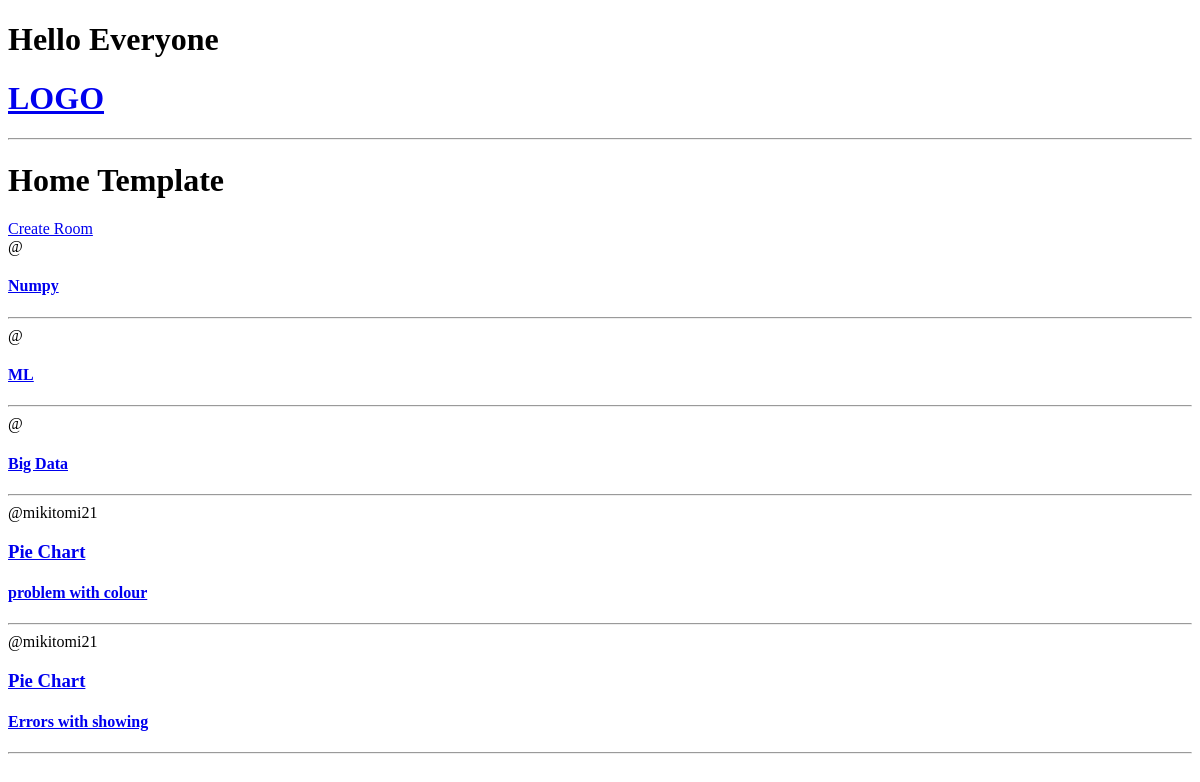
Before: / with the older database file.
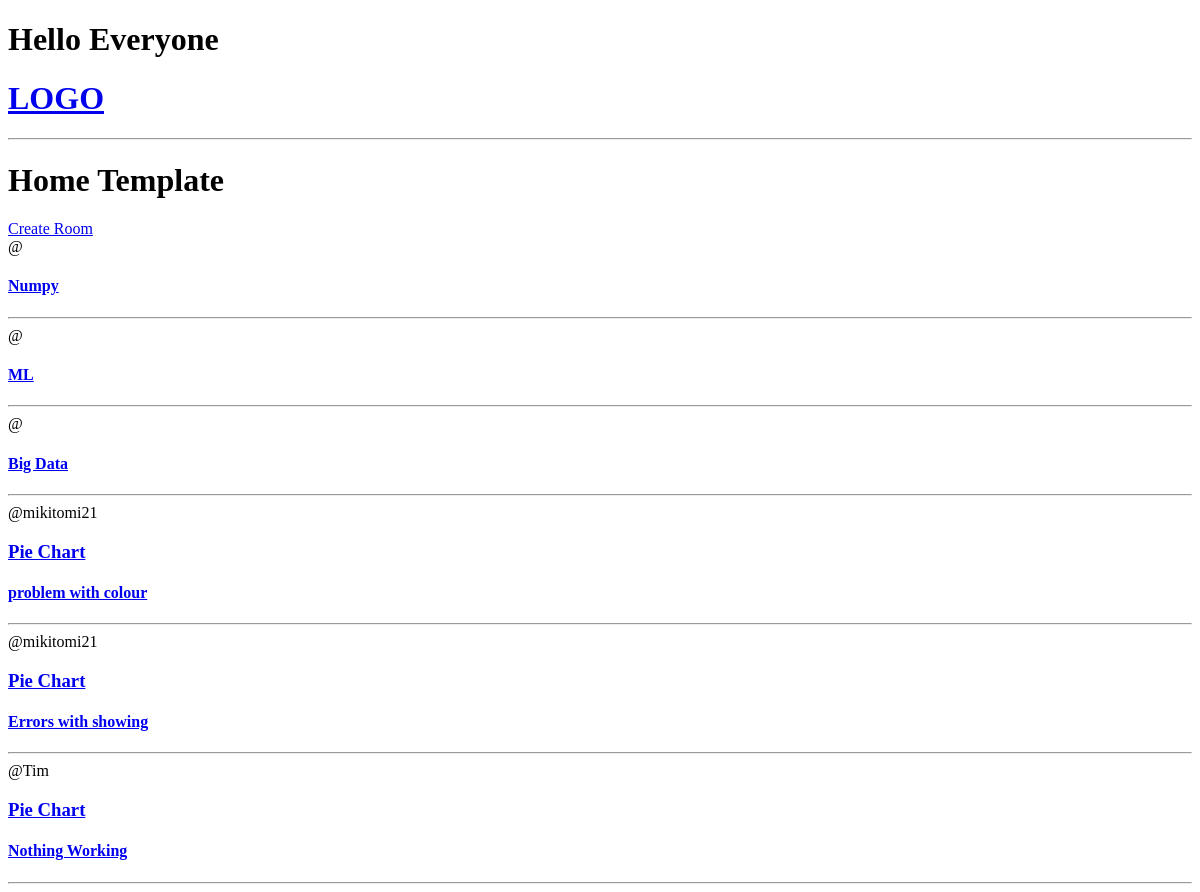
After: the same page with the newer database file.
### base/models.py (models this page shows, shortened)
class Room(models.Model):
    host = models.ForeignKey(User, on_delete=models.SET_NULL, null=True)
    topic = models.ForeignKey(Topic, on_delete=models.SET_NULL, null=True)
    name = models.CharField(max_length=200)
    description = models.TextField(null=True, blank=True)
    updated = models.DateTimeField(auto_now=True)
    created = models.DateTimeField(auto_now_add=True)

class Topic(models.Model):
    name = models.CharField(max_length=200)

### base/views.py (the view)
# urls.py: 2. Add a URL to urlpatterns:  path('', views.home, name='home')
def home(request):
    rooms = Room.objects.all()
    context = {'rooms':rooms}
    return render(request, 'base/home.html', context)

### base/templates/base/home.html
{% extends 'main.html' %}
{% block content %}
<h1>Home Template</h1>
<div>
    <a href="{% url 'create-room' %}">Create Room</a>
    <div>
        {% for room in rooms %}
        <span>@{{room.host.username}}</span>
        <a href="{% url 'room' room.id %}">
            <h3>{{room.topic.name}}</h3>
            <h4>{{room.name}}</h4>
        </a>
        <hr>
        {% endfor %}
    </div>
</div>
{% endblock %}

Changed rows visible on the page:
added Room: host.username "Tim", topic.name "Pie Chart", name "Nothing Working"
